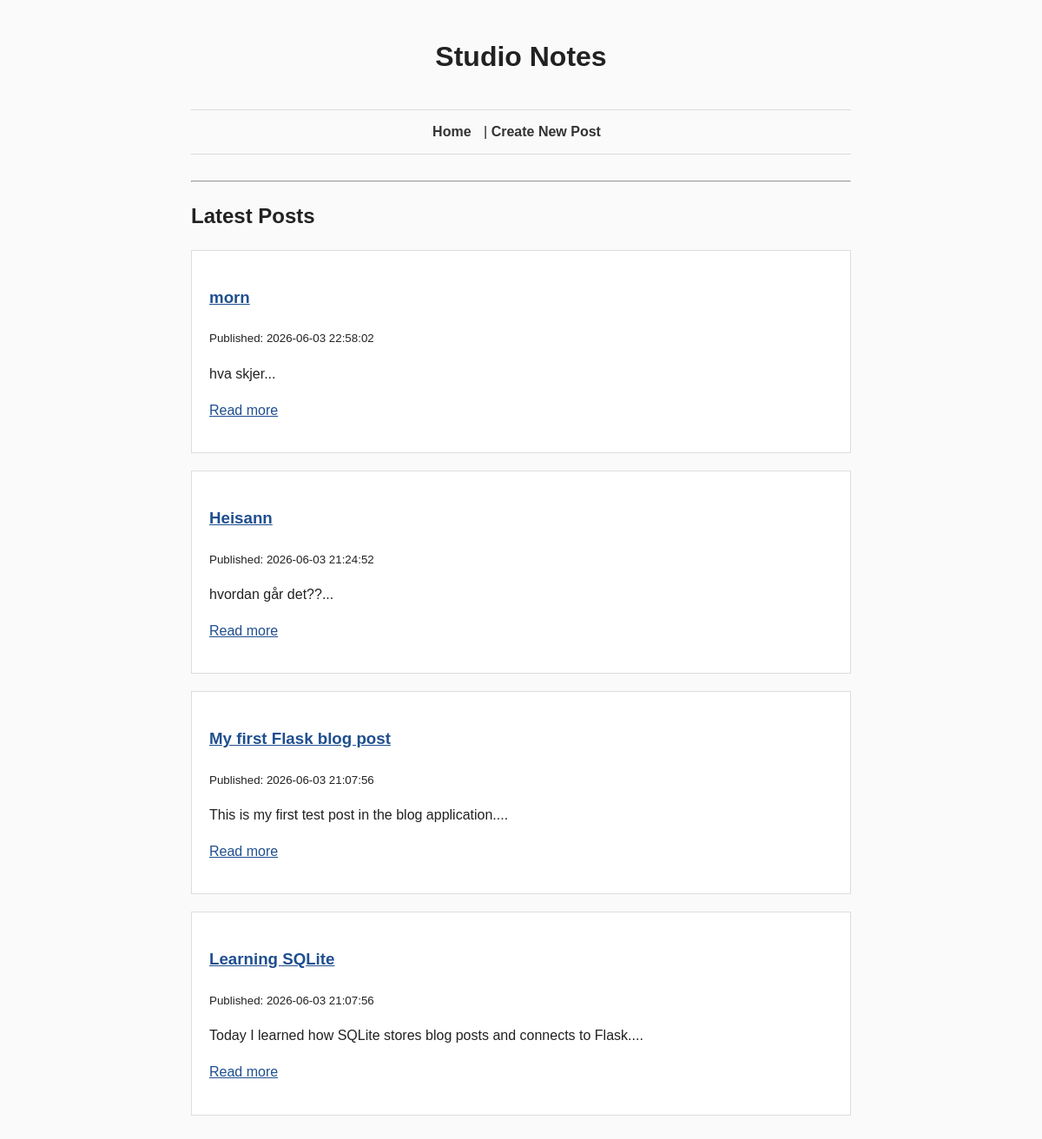
Before: / with the older database file.
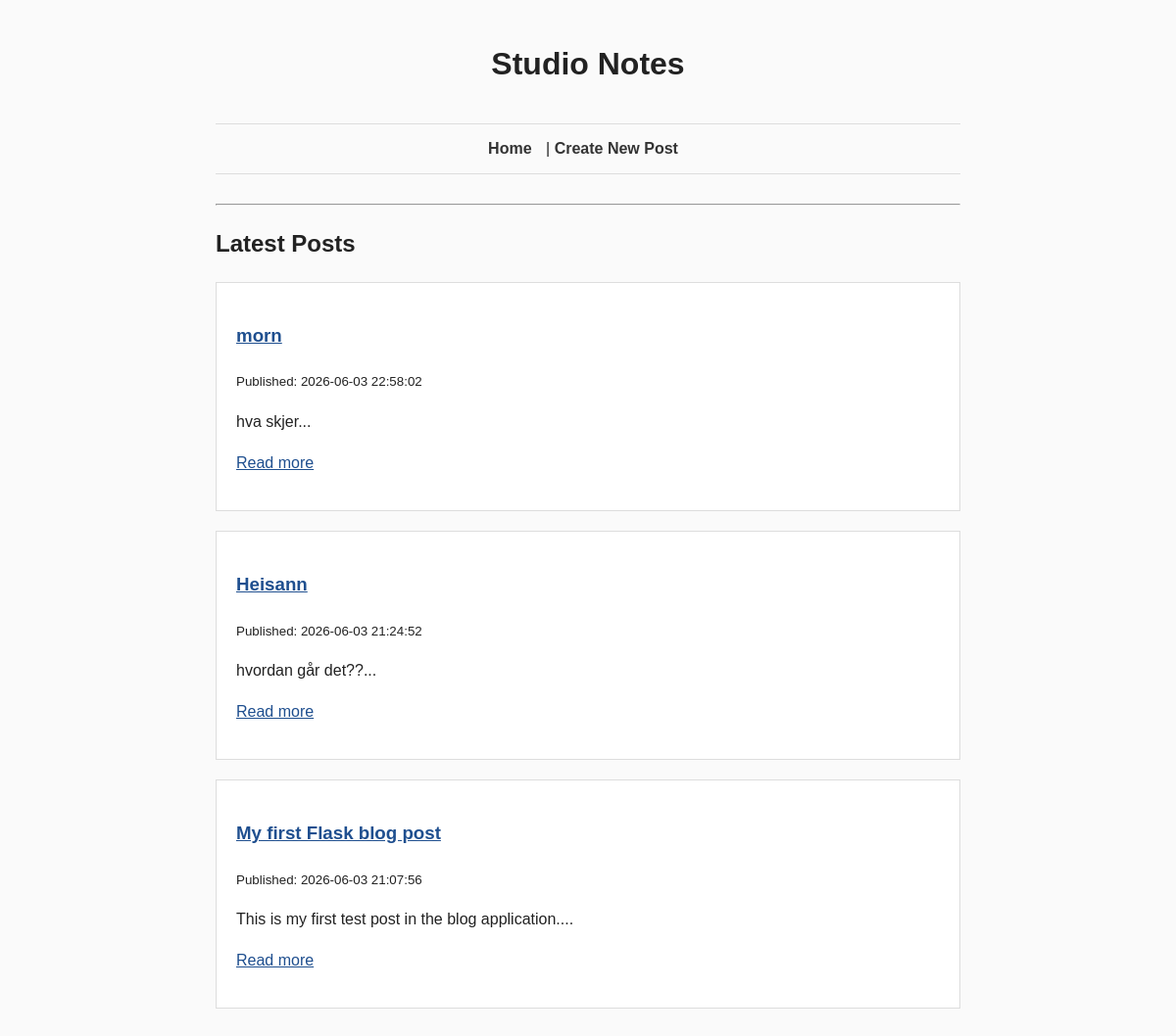
After: the same page with the newer database file.
### tables this page shows
CREATE TABLE posts (
    id INTEGER PRIMARY KEY AUTOINCREMENT,
    title TEXT NOT NULL,
    body TEXT NOT NULL,
    created_at TEXT NOT NULL DEFAULT CURRENT_TIMESTAMP,
    updated_at TEXT
);

### app.py (the view)
@app.route("/")
def home():
    posts = database.get_all_posts()
    return render_template("index.html", posts=posts)

### database.py (called while the page is built)
def get_db_connection():
    connection = sqlite3.connect(DATABASE)
    connection.row_factory = sqlite3.Row
    return connection

def get_all_posts():
    connection = get_db_connection()
    posts = connection.execute(
        "SELECT * FROM posts ORDER BY created_at DESC"
    ).fetchall()
    connection.close()
    return posts

### templates/index.html
{% extends "layout.html" %}
{% block content %}
<h2>Latest Posts</h2>
{% if posts %}
    {% for post in posts %}
        <article>
            <h3>
                <a href="/posts/{{ post.id }}">{{ post.title }}</a>
            </h3>
            <p><small>Published: {{ post.created_at }}</small></p>
            <p>{{ post.body[:150] }}...</p>
            <p>
                <a href="/posts/{{ post.id }}">Read more</a>
            </p>
        </article>
    {% endfor %}
{% else %}
    <p>No blog posts yet.</p>
{% endif %}
{% endblock %}

### templates/layout.html (shortened to what this page needs)
<!DOCTYPE html>
<html>
<head>
    <link rel="stylesheet" href="{{ url_for('static', filename='style.css') }}">
</head>
<body>
    <header>
        <h1>Studio Notes</h1>
    </header>
   <nav>
    <a href="/">Home</a>
    |
    <a href="/posts/new">Create New Post</a>
</nav>
    <hr>
    {% block content %}
    {% endblock %}
</body>
</html>

### static/style.css (style rules this page uses)
body { font-family: Arial, sans-serif; max-width: 760px; margin: 40px auto; padding: 0 20px; line-height: 1.6; background-color: #fafafa; color: #222; }
header { margin-bottom: 20px; }
header h1 { margin-bottom: 5px; }
nav { margin-bottom: 30px; }
nav a { text-decoration: none; color: #333; margin-right: 10px; }
article { background: white; padding: 20px; margin-bottom: 20px; border: 1px solid #ddd; }
a { color: #1f4f8f; }
header { text-align: center; padding-bottom: 10px; }
nav { text-align: center; padding: 12px 0; border-top: 1px solid #ddd; border-bottom: 1px solid #ddd; }
nav a { font-weight: bold; }

Changed rows visible on the page:
removed posts: title "Learning SQLite", created_at "2026-06-03 21:07:56", body "Today I learned how SQLite stores blog posts and connects to Flask."
